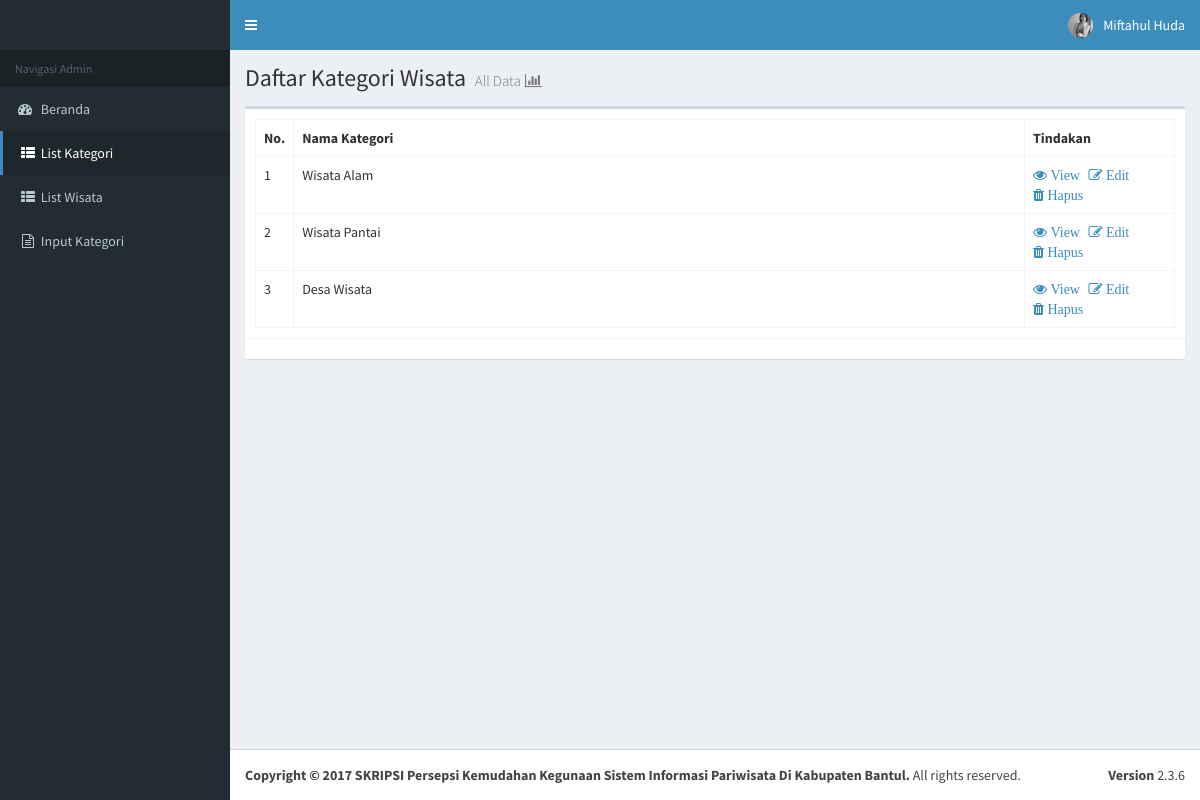
The page /admin/list_kategori.php (signed in) on the database as committed earlier.
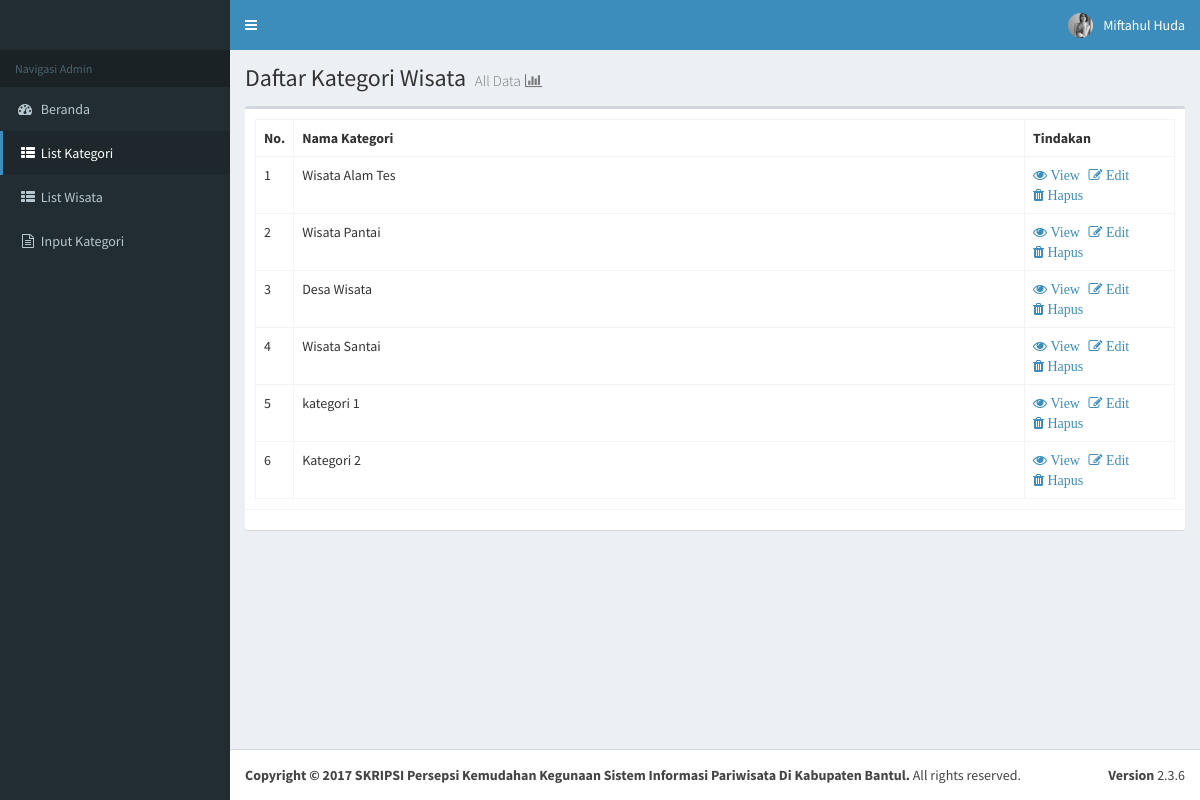
The same page on the database as committed later.
### tables this page shows
CREATE TABLE `kategori` (
  `id_kategori` int(1) NOT NULL,
  `nama_kategori` varchar(15) NOT NULL
);

### admin/list_kategori.php (the view, shortened to what this page needs)
<?php
include "../konfigurasi/config.php";
?>
<!DOCTYPE html>
<html>
<head>
  <link rel="stylesheet" href="../bootstrap/css/bootstrap.min.css">
  <link rel="stylesheet" href="https://cdnjs.cloudflare.com/ajax/libs/font-awesome/4.5.0/css/font-awesome.min.css">
  <link rel="stylesheet" href="https://cdnjs.cloudflare.com/ajax/libs/ionicons/2.0.1/css/ionicons.min.css">
  <link rel="stylesheet" href="../dist/css/AdminLTE.min.css">
  <link rel="stylesheet" href="../dist/css/skins/_all-skins.min.css">
  <link rel="stylesheet" href="../plugins/iCheck/flat/blue.css">
  <link rel="stylesheet" href="../plugins/morris/morris.css">
  <link rel="stylesheet" href="../plugins/jvectormap/jquery-jvectormap-1.2.2.css">
  <link rel="stylesheet" href="../plugins/datepicker/datepicker3.css">
  <link rel="stylesheet" href="../plugins/daterangepicker/daterangepicker.css">
  <link rel="stylesheet" href="../plugins/bootstrap-wysihtml5/bootstrap3-wysihtml5.min.css">
</head>
<body class="hold-transition skin-blue sidebar-mini">
<div class="wrapper">
  <header class="main-header">
    <nav class="navbar navbar-static-top">
      <a href="#" class="sidebar-toggle" data-toggle="offcanvas" role="button">
		</a>
<div class="navbar-custom-menu">
        <ul class="nav navbar-nav">
          <li class="dropdown user user-menu">
            <a href="#" class="dropdown-toggle" data-toggle="dropdown">
              <img src="../dist/img/user3-128x128.jpg" class="user-image" alt="User Image">
              <span class="hidden-xs">Miftahul Huda</span>
            </a>
          </li>
        </ul>
      </div>
    </nav>
  </header>
  <aside class="main-sidebar">
    <section class="sidebar">
      <ul class="sidebar-menu">
        <li class="header">Navigasi Admin</li>
        <li>
          <a href="../konfigurasi/index.php">
            <i class="fa fa-dashboard"></i> <span>Beranda</span>
              </a>
        </li>
        <li  class="active treeview">
          <a href="list_kategori.php">
            <i class="fa fa-fw fa-th-list"></i> <span>List Kategori</span>
              </a>
        </li>
        <li>
          <a href="list_wisata.php">
            <i class="fa fa-fw fa-th-list"></i> <span>List Wisata</span>
              </a>
        </li>
        <li  class="">
          <a href="input_kategori.php">
            <i class="fa fa-fw fa-file-text-o"></i> <span>Input Kategori</span>
              </a>
        </li>
    </section>
  </aside>
  <div class="content-wrapper">
    <section class="content-header">
      <h1>
        Daftar Kategori Wisata
        <small>All Data <i class="fa fa-fw fa-bar-chart"></i></small>
      </h1>
    </section>
 <section class="content">
      <div class="row">
        <div class="col-md-12">
          <div class="box">
            <div class="box-body">
              <?php
                    $sqlwisata = "SELECT * FROM kategori";
                    $hasil = $db->query($sqlwisata);
                    $nomer = 0;
                     if ($hasil->num_rows > 0) {
                       echo "
                         <table class='table table-bordered'>
                <tr>
                  <th style='width: 10px'>No.</th>
                  <th>Nama Kategori</th>
                  <th style='width: 150px'> Tindakan </th>
                </tr> ";
                    while($data=$hasil->fetch_assoc()){
                      $nomer++;
                      echo "
                 <tr>
                  <td>  $nomer </td>
                  <td>" .$data["nama_kategori"]."</td>
                  <td><a href='view_kategori.php?id_kategori=".$data["id_kategori"]."' class='fa fa-eye'> View </a> &nbsp;
                  <a href='edit_kategori.php?id_kategori=".$data["id_kategori"]."' class='fa fa-edit'> Edit </a> &nbsp;
                  <a href='#' onclick='hapus($data[id_kategori])' class='fa fa-trash'> Hapus </a>
                </td>
                </tr>";}
                echo " </table>";
                     } else {
                      echo "0 results";
                     }
                    ?>
            </div>
            <div class="box-footer clearfix">
            </div>
          </div>
        </div>
      </div>
    </section>
  </div>
  <footer class="main-footer">
    <div class="pull-right hidden-xs">
      <b>Version</b> 2.3.6
    </div>
    <strong>Copyright &copy; 2017 SKRIPSI Persepsi Kemudahan Kegunaan Sistem Informasi Pariwisata Di Kabupaten Bantul.</strong> All rights reserved.
  </footer>
</div>
</body>
</html>

Rows that differ between the two databases and show on the page:
changed kategori: nama_kategori "Wisata Alam" → "Wisata Alam Tes"
added kategori: nama_kategori "Wisata Santai"
added kategori: nama_kategori "kategori 1"
added kategori: nama_kategori "Kategori 2"
